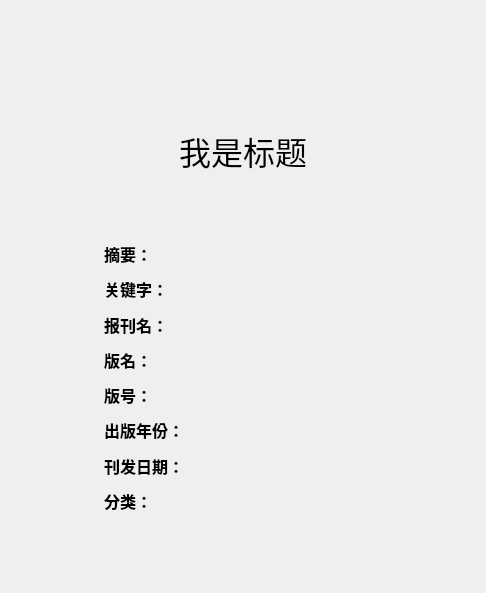
<?xml version="1.0" encoding="UTF-8"?>
<ui version="4.0">
 <class>PaperInfoView</class>
 <widget class="QWidget" name="PaperInfoView">
  <property name="geometry">
   <rect>
    <x>0</x>
    <y>0</y>
    <width>486</width>
    <height>593</height>
   </rect>
  </property>
  <property name="minimumSize">
   <size>
    <width>48</width>
    <height>48</height>
   </size>
  </property>
  <property name="windowTitle">
   <string>Form</string>
  </property>
  <property name="autoFillBackground">
   <bool>false</bool>
  </property>
  <layout class="QVBoxLayout" name="verticalLayout_4" stretch="1,4,1,12,2">
   <item>
    <spacer name="verticalSpacer_2">
     <property name="orientation">
      <enum>Qt::Vertical</enum>
     </property>
     <property name="sizeHint" stdset="0">
      <size>
       <width>18</width>
       <height>6</height>
      </size>
     </property>
    </spacer>
   </item>
   <item>
    <layout class="QHBoxLayout" name="horizontalLayout_14" stretch="8,1,2">
     <item>
      <spacer name="horizontalSpacer">
       <property name="orientation">
        <enum>Qt::Horizontal</enum>
       </property>
       <property name="sizeHint" stdset="0">
        <size>
         <width>40</width>
         <height>20</height>
        </size>
       </property>
      </spacer>
     </item>
     <item>
      <layout class="QHBoxLayout" name="horizontalLayout">
       <item>
        <widget class="QPushButton" name="btn_home">
         <property name="minimumSize">
          <size>
           <width>32</width>
           <height>32</height>
          </size>
         </property>
         <property name="cursor">
          <cursorShape>PointingHandCursor</cursorShape>
         </property>
         <property name="text">
          <string/>
         </property>
         <property name="icon">
          <iconset>
           <normalon>:/PIC/home.png</normalon>
          </iconset>
         </property>
         <property name="iconSize">
          <size>
           <width>32</width>
           <height>32</height>
          </size>
         </property>
         <property name="autoDefault">
          <bool>false</bool>
         </property>
         <property name="flat">
          <bool>true</bool>
         </property>
        </widget>
       </item>
       <item>
        <widget class="QPushButton" name="btn_goback">
         <property name="minimumSize">
          <size>
           <width>32</width>
           <height>32</height>
          </size>
         </property>
         <property name="cursor">
          <cursorShape>PointingHandCursor</cursorShape>
         </property>
         <property name="text">
          <string/>
         </property>
         <property name="icon">
          <iconset>
           <normalon>:/PIC/goback.png</normalon>
          </iconset>
         </property>
         <property name="iconSize">
          <size>
           <width>32</width>
           <height>32</height>
          </size>
         </property>
         <property name="flat">
          <bool>true</bool>
         </property>
        </widget>
       </item>
       <item>
        <widget class="QPushButton" name="btn_pdfRead">
         <property name="minimumSize">
          <size>
           <width>32</width>
           <height>32</height>
          </size>
         </property>
         <property name="cursor">
          <cursorShape>PointingHandCursor</cursorShape>
         </property>
         <property name="text">
          <string/>
         </property>
         <property name="icon">
          <iconset>
           <normalon>:/PIC/READPDF.png</normalon>
          </iconset>
         </property>
         <property name="iconSize">
          <size>
           <width>32</width>
           <height>32</height>
          </size>
         </property>
         <property name="autoDefault">
          <bool>false</bool>
         </property>
         <property name="flat">
          <bool>true</bool>
         </property>
        </widget>
       </item>
       <item>
        <widget class="QPushButton" name="btn_pdfDownload">
         <property name="minimumSize">
          <size>
           <width>32</width>
           <height>32</height>
          </size>
         </property>
         <property name="cursor">
          <cursorShape>PointingHandCursor</cursorShape>
         </property>
         <property name="text">
          <string/>
         </property>
         <property name="icon">
          <iconset>
           <normalon>:/PIC/PDF下载.png</normalon>
          </iconset>
         </property>
         <property name="iconSize">
          <size>
           <width>32</width>
           <height>32</height>
          </size>
         </property>
         <property name="autoDefault">
          <bool>false</bool>
         </property>
         <property name="flat">
          <bool>true</bool>
         </property>
        </widget>
       </item>
      </layout>
     </item>
     <item>
      <spacer name="horizontalSpacer_2">
       <property name="orientation">
        <enum>Qt::Horizontal</enum>
       </property>
       <property name="sizeHint" stdset="0">
        <size>
         <width>40</width>
         <height>20</height>
        </size>
       </property>
      </spacer>
     </item>
    </layout>
   </item>
   <item>
    <spacer name="verticalSpacer_3">
     <property name="orientation">
      <enum>Qt::Vertical</enum>
     </property>
     <property name="sizeHint" stdset="0">
      <size>
       <width>20</width>
       <height>28</height>
      </size>
     </property>
    </spacer>
   </item>
   <item>
    <layout class="QHBoxLayout" name="horizontalLayout_15" stretch="2,6,2">
     <item>
      <spacer name="horizontalSpacer_3">
       <property name="orientation">
        <enum>Qt::Horizontal</enum>
       </property>
       <property name="sizeHint" stdset="0">
        <size>
         <width>40</width>
         <height>20</height>
        </size>
       </property>
      </spacer>
     </item>
     <item>
      <layout class="QVBoxLayout" name="verticalLayout_3" stretch="2,1,8">
       <item>
        <widget class="QLabel" name="label_Title">
         <property name="font">
          <font>
           <family>Arial Black</family>
           <pointsize>24</pointsize>
          </font>
         </property>
         <property name="text">
          <string>我是标题</string>
         </property>
         <property name="alignment">
          <set>Qt::AlignCenter</set>
         </property>
        </widget>
       </item>
       <item>
        <layout class="QVBoxLayout" name="verticalLayout" stretch="2,2,3">
         <item>
          <widget class="QLabel" name="label_Author">
           <property name="font">
            <font>
             <pointsize>12</pointsize>
            </font>
           </property>
           <property name="styleSheet">
            <string notr="true">color: rgb(0, 170, 255);</string>
           </property>
           <property name="text">
            <string/>
           </property>
           <property name="alignment">
            <set>Qt::AlignCenter</set>
           </property>
          </widget>
         </item>
         <item>
          <widget class="QLabel" name="label_AuthorUnit">
           <property name="font">
            <font>
             <pointsize>12</pointsize>
            </font>
           </property>
           <property name="styleSheet">
            <string notr="true">color: rgb(0, 170, 255);</string>
           </property>
           <property name="text">
            <string/>
           </property>
           <property name="alignment">
            <set>Qt::AlignCenter</set>
           </property>
          </widget>
         </item>
         <item>
          <spacer name="verticalSpacer_4">
           <property name="orientation">
            <enum>Qt::Vertical</enum>
           </property>
           <property name="sizeHint" stdset="0">
            <size>
             <width>20</width>
             <height>40</height>
            </size>
           </property>
          </spacer>
         </item>
        </layout>
       </item>
       <item>
        <layout class="QVBoxLayout" name="verticalLayout_2">
         <item>
          <layout class="QHBoxLayout" name="horizontalLayout_2" stretch="1,10">
           <item>
            <widget class="QLabel" name="label">
             <property name="font">
              <font>
               <family>Arial Black</family>
               <pointsize>12</pointsize>
               <weight>75</weight>
               <bold>true</bold>
              </font>
             </property>
             <property name="text">
              <string>摘要：</string>
             </property>
            </widget>
           </item>
           <item>
            <widget class="QLabel" name="label_Summary">
             <property name="font">
              <font>
               <pointsize>12</pointsize>
              </font>
             </property>
             <property name="text">
              <string/>
             </property>
             <property name="wordWrap">
              <bool>true</bool>
             </property>
            </widget>
           </item>
          </layout>
         </item>
         <item>
          <layout class="QHBoxLayout" name="horizontalLayout_3" stretch="1,10">
           <item>
            <widget class="QLabel" name="label_2">
             <property name="font">
              <font>
               <family>Arial Black</family>
               <pointsize>12</pointsize>
               <weight>75</weight>
               <bold>true</bold>
              </font>
             </property>
             <property name="text">
              <string>关键字：</string>
             </property>
            </widget>
           </item>
           <item>
            <widget class="QLabel" name="label_Keyword">
             <property name="font">
              <font>
               <pointsize>12</pointsize>
              </font>
             </property>
             <property name="text">
              <string/>
             </property>
            </widget>
           </item>
          </layout>
         </item>
         <item>
          <layout class="QHBoxLayout" name="horizontalLayout_4" stretch="1,10">
           <item>
            <widget class="QLabel" name="label_3">
             <property name="font">
              <font>
               <family>Arial Black</family>
               <pointsize>12</pointsize>
               <weight>75</weight>
               <bold>true</bold>
              </font>
             </property>
             <property name="text">
              <string>报刊名：</string>
             </property>
            </widget>
           </item>
           <item>
            <widget class="QLabel" name="label_PaperName">
             <property name="font">
              <font>
               <pointsize>12</pointsize>
              </font>
             </property>
             <property name="text">
              <string/>
             </property>
            </widget>
           </item>
          </layout>
         </item>
         <item>
          <layout class="QHBoxLayout" name="horizontalLayout_5" stretch="1,10">
           <item>
            <widget class="QLabel" name="label_4">
             <property name="font">
              <font>
               <family>Arial Black</family>
               <pointsize>12</pointsize>
               <weight>75</weight>
               <bold>true</bold>
              </font>
             </property>
             <property name="text">
              <string>版名：</string>
             </property>
            </widget>
           </item>
           <item>
            <widget class="QLabel" name="label_VersionName">
             <property name="font">
              <font>
               <pointsize>12</pointsize>
              </font>
             </property>
             <property name="text">
              <string/>
             </property>
            </widget>
           </item>
          </layout>
         </item>
         <item>
          <layout class="QHBoxLayout" name="horizontalLayout_6" stretch="1,10">
           <item>
            <widget class="QLabel" name="label_">
             <property name="font">
              <font>
               <family>Arial Black</family>
               <pointsize>12</pointsize>
               <weight>75</weight>
               <bold>true</bold>
              </font>
             </property>
             <property name="text">
              <string>版号：</string>
             </property>
            </widget>
           </item>
           <item>
            <widget class="QLabel" name="label_VersionNO">
             <property name="font">
              <font>
               <pointsize>12</pointsize>
              </font>
             </property>
             <property name="text">
              <string/>
             </property>
            </widget>
           </item>
          </layout>
         </item>
         <item>
          <layout class="QHBoxLayout" name="horizontalLayout_7" stretch="1,10">
           <item>
            <widget class="QLabel" name="label_6">
             <property name="font">
              <font>
               <family>Arial Black</family>
               <pointsize>12</pointsize>
               <weight>75</weight>
               <bold>true</bold>
              </font>
             </property>
             <property name="text">
              <string>出版年份：</string>
             </property>
            </widget>
           </item>
           <item>
            <widget class="QLabel" name="label_PubYear">
             <property name="font">
              <font>
               <pointsize>12</pointsize>
              </font>
             </property>
             <property name="text">
              <string/>
             </property>
            </widget>
           </item>
          </layout>
         </item>
         <item>
          <layout class="QHBoxLayout" name="horizontalLayout_8" stretch="1,10">
           <item>
            <widget class="QLabel" name="label_11">
             <property name="font">
              <font>
               <family>Arial Black</family>
               <pointsize>12</pointsize>
               <weight>75</weight>
               <bold>true</bold>
              </font>
             </property>
             <property name="text">
              <string>刊发日期：</string>
             </property>
            </widget>
           </item>
           <item>
            <widget class="QLabel" name="label_PubDate">
             <property name="font">
              <font>
               <pointsize>12</pointsize>
              </font>
             </property>
             <property name="text">
              <string/>
             </property>
            </widget>
           </item>
          </layout>
         </item>
         <item>
          <layout class="QHBoxLayout" name="horizontalLayout_13" stretch="1,10">
           <item>
            <widget class="QLabel" name="label_12">
             <property name="font">
              <font>
               <family>Arial Black</family>
               <pointsize>12</pointsize>
               <weight>75</weight>
               <bold>true</bold>
              </font>
             </property>
             <property name="text">
              <string>分类：</string>
             </property>
            </widget>
           </item>
           <item>
            <widget class="QLabel" name="label_FL">
             <property name="font">
              <font>
               <pointsize>12</pointsize>
              </font>
             </property>
             <property name="text">
              <string/>
             </property>
            </widget>
           </item>
          </layout>
         </item>
        </layout>
       </item>
      </layout>
     </item>
     <item>
      <spacer name="horizontalSpacer_4">
       <property name="orientation">
        <enum>Qt::Horizontal</enum>
       </property>
       <property name="sizeHint" stdset="0">
        <size>
         <width>40</width>
         <height>20</height>
        </size>
       </property>
      </spacer>
     </item>
    </layout>
   </item>
   <item>
    <spacer name="verticalSpacer">
     <property name="orientation">
      <enum>Qt::Vertical</enum>
     </property>
     <property name="sizeHint" stdset="0">
      <size>
       <width>20</width>
       <height>28</height>
      </size>
     </property>
    </spacer>
   </item>
  </layout>
 </widget>
 <resources>
  <include location="../RES/img.qrc"/>
 </resources>
 <connections/>
</ui>
